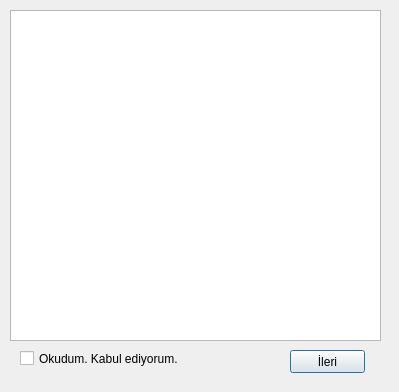
<?xml version="1.0" encoding="UTF-8"?>
<ui version="4.0">
 <class>Dialog</class>
 <widget class="QDialog" name="Dialog">
  <property name="geometry">
   <rect>
    <x>0</x>
    <y>0</y>
    <width>399</width>
    <height>392</height>
   </rect>
  </property>
  <property name="windowTitle">
   <string>Dialog</string>
  </property>
  <widget class="QPlainTextEdit" name="plainTextEdit">
   <property name="geometry">
    <rect>
     <x>10</x>
     <y>10</y>
     <width>371</width>
     <height>331</height>
    </rect>
   </property>
  </widget>
  <widget class="QCheckBox" name="checkBox">
   <property name="geometry">
    <rect>
     <x>20</x>
     <y>350</y>
     <width>191</width>
     <height>17</height>
    </rect>
   </property>
   <property name="text">
    <string>Okudum. Kabul ediyorum.</string>
   </property>
  </widget>
  <widget class="QPushButton" name="pushButton">
   <property name="geometry">
    <rect>
     <x>290</x>
     <y>350</y>
     <width>75</width>
     <height>23</height>
    </rect>
   </property>
   <property name="text">
    <string>İleri</string>
   </property>
  </widget>
 </widget>
 <resources/>
 <connections/>
</ui>
